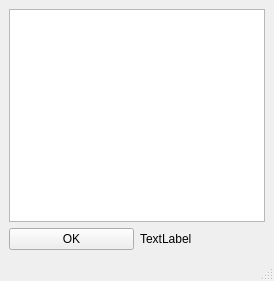
<?xml version="1.0" encoding="UTF-8"?>
<ui version="4.0">
 <class>MainWindow</class>
 <widget class="QMainWindow" name="MainWindow">
  <property name="geometry">
   <rect>
    <x>0</x>
    <y>0</y>
    <width>274</width>
    <height>281</height>
   </rect>
  </property>
  <property name="windowTitle">
   <string>MainWindow</string>
  </property>
  <property name="styleSheet">
   <string notr="true"/>
  </property>
  <property name="documentMode">
   <bool>true</bool>
  </property>
  <widget class="QWidget" name="centralwidget">
   <layout class="QVBoxLayout" name="verticalLayout">
    <item>
     <widget class="QPlainTextEdit" name="txtEditor">
      <property name="documentTitle">
       <string/>
      </property>
      <property name="lineWrapMode">
       <enum>QPlainTextEdit::WidgetWidth</enum>
      </property>
      <property name="overwriteMode">
       <bool>false</bool>
      </property>
      <property name="backgroundVisible">
       <bool>false</bool>
      </property>
      <property name="centerOnScroll">
       <bool>false</bool>
      </property>
     </widget>
    </item>
    <item>
     <layout class="QHBoxLayout" name="horizontalLayout">
      <item>
       <widget class="QPushButton" name="pushButton">
        <property name="text">
         <string>OK</string>
        </property>
       </widget>
      </item>
      <item>
       <widget class="QLabel" name="label">
        <property name="text">
         <string>TextLabel</string>
        </property>
       </widget>
      </item>
     </layout>
    </item>
   </layout>
  </widget>
  <widget class="QMenuBar" name="menubar">
   <property name="geometry">
    <rect>
     <x>0</x>
     <y>0</y>
     <width>274</width>
     <height>20</height>
    </rect>
   </property>
  </widget>
  <widget class="QStatusBar" name="statusbar"/>
 </widget>
 <resources/>
 <connections/>
</ui>
